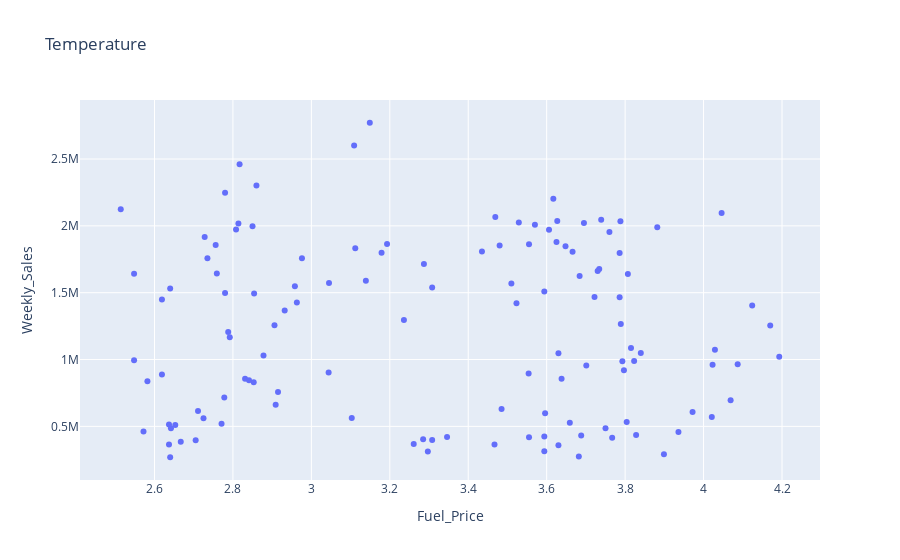

Notebook code for this chart:
### Code cell
px.scatter(df, x="Fuel_Price",y="Weekly_Sales", title="Temperature")

### Figure 1 — Plotly figure (JSON) as saved in the notebook; plotly's stock layout.template omitted (floating-point values rounded to 4 significant figures; data arrays with more than 128 entries replaced by an {"elided": "..."} marker saying what was removed)
{"data": [{"hovertemplate": "Fuel_Price=%{x}<br>Weekly_Sales=%{y}<extra></extra>", "legendgroup": "", "marker": {"color": "#636efa", "symbol": "circle"}, "mode": "markers", "name": "", "orientation": "v", "showlegend": false, "type": "scatter", "x": {"elided": "136 float values"}, "xaxis": "x", "y": {"elided": "136 float values"}, "yaxis": "y"}], "layout": {"legend": {"tracegroupgap": 0}, "title": {"text": "Temperature"}, "xaxis": {"anchor": "y", "domain": [0, 1], "title": {"text": "Fuel_Price"}}, "yaxis": {"anchor": "x", "domain": [0, 1], "title": {"text": "Weekly_Sales"}}}}
